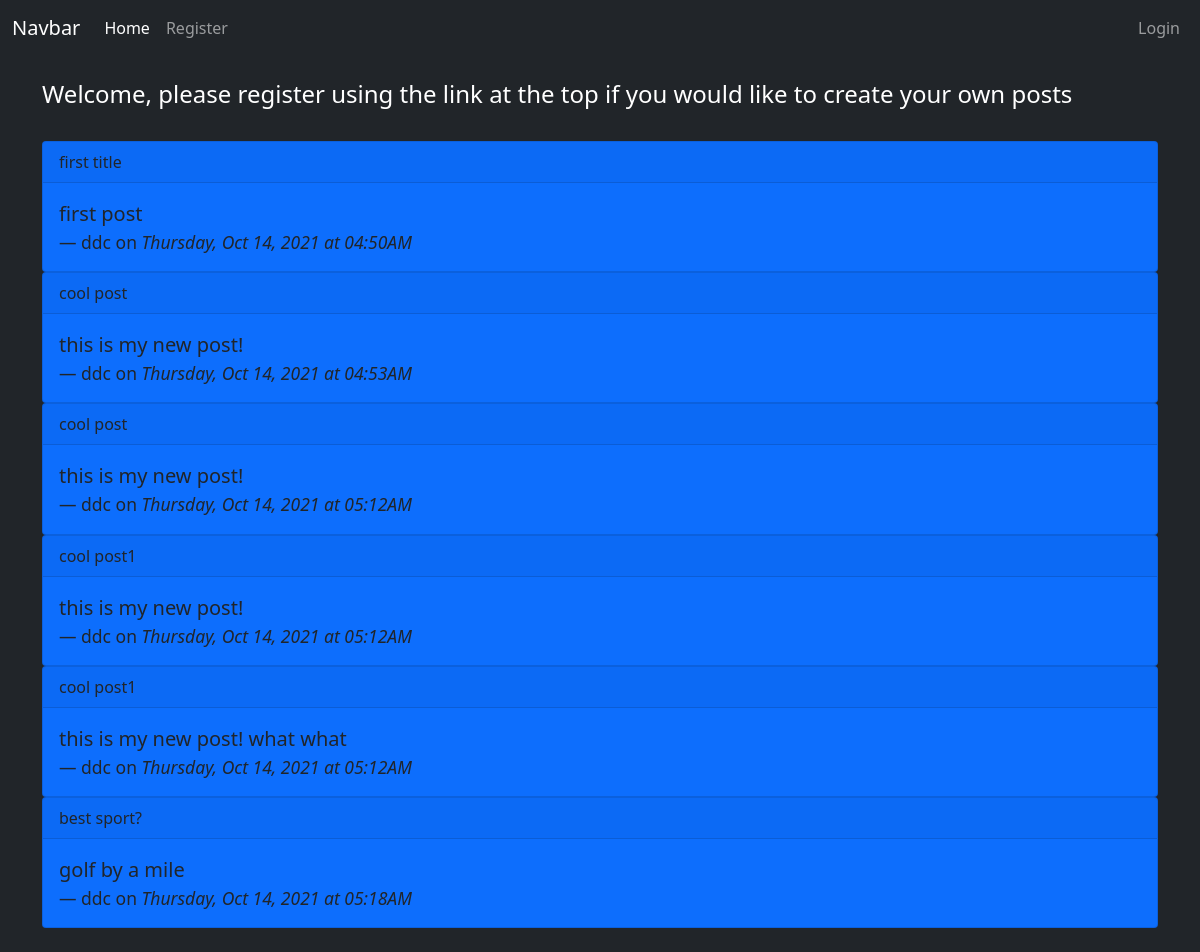
The page / on the database its author committed.
### app/models.py (models this page shows, shortened)
class Post(db.Model):
    id = db.Column(db.Integer, primary_key=True)
    title = db.Column(db.String(200))
    content = db.Column(db.String(300))
    date_created = db.Column(db.DateTime, nullable=False, default=datetime.utcnow)
    user_id = db.Column(db.Integer, db.ForeignKey('user.id'), nullable=False)

class User(db.Model, UserMixin):
    id = db.Column(db.Integer, primary_key=True)
    username = db.Column(db.String(150), nullable=False, unique=True)
    email = db.Column(db.String(150), nullable=False, unique=True)
    password = db.Column(db.String(256), nullable=False)
    post = db.relationship('Post', backref='author', lazy=True)

### app/routes.py (the view)
@app.route('/')
def index():
    title = 'Coding Temple Flask'
    posts = Post.query.all()
    return render_template('index.html', title=title, posts=posts)

### app/templates/index.html (shortened to what this page needs)
{% extends 'base.html' %}
{% block content %}
{% if current_user.is_authenticated %}
<h4>Welcome {{ current_user.username }}</h4>
{% else %}
<h4>Welcome, please register using the link at the top if you would like to create your own posts</h4>
{% endif %}
{% for p in posts %}
    <div class="card bg-primary text-dark">
        <div class="card-header">
        {{ p.title }}
        </div>
        <div class="card-body">
        <blockquote class="blockquote mb-0">
            <p>{{ p.content }}</p>
            <footer class="blockquote-footer text-dark">{{ p.author.username }} on <cite title="Source Title">
                {{ p.date_created.strftime('%A, %b %d, %Y at %I:%M%p') }}
            </cite></footer>
        </blockquote>
        </div>
    </div>
{% endfor %}
{% endblock %}

### app/templates/base.html (shortened to what this page needs)
<!DOCTYPE html>
<html lang="en">
    <head>
        <link rel="stylesheet" href="https://cdnjs.cloudflare.com/ajax/libs/twitter-bootstrap/5.1.0/css/bootstrap.min.css">
        <link rel="stylesheet" href="https://cdnjs.cloudflare.com/ajax/libs/font-awesome/5.15.4/css/all.min.css">
    </head>
    <body class='bg-dark text-white'>
        {% include 'nav.html' %}
        <div class="container">
            {% block content %}
            {% endblock %}
        </div>
    </body>
</html>

### app/templates/nav.html (shortened to what this page needs)
<nav class="navbar navbar-expand-lg navbar-dark bg-dark">
    <div class="container-fluid">
      <a class="navbar-brand" href="#">Navbar</a>
      <div class="collapse navbar-collapse" id="navbarSupportedContent">
        <ul class="navbar-nav me-auto mb-2 mb-lg-0">
          <li class="nav-item">
            <a class="nav-link active" aria-current="page" href="/">Home</a>
          </li>
          {% if current_user.is_authenticated %}
          <li class="nav-item">
            <a class="nav-link" href="/products">Products</a>
          </li>
          <li class="nav-item">
            <a class="nav-link" href="/createpost">Create Post</a>
          </li>
          {% else %}
          <li class="nav-item">
            <a class="nav-link" href="/register">Register</a>
          </li>
          {% endif %}
        </ul>
        <ul class="navbar-nav ms-auto">
          {% if current_user.is_authenticated %}
          <li class="nav-item dropdown">
            <a class="nav-link dropdown-toggle" href="#" id="navbarDropdown" role="button" data-bs-toggle="dropdown" aria-expanded="false">
              Dropdown
            </a>
            <ul class="dropdown-menu dropdown-menu-end" aria-labelledby="navbarDropdown">
              <li><a class="dropdown-item" href="#">Action</a></li>
              <li><a class="dropdown-item" href="#">Another action</a></li>
              <li><hr class="dropdown-divider"></li>
              <li><a class="dropdown-item" href="/logout">Logout</a></li>
            </ul>
          </li>
          {% else %}
          <li class="nav-item">
            <a class="nav-link" href="/login">Login</a>
          </li>
          {% endif %}
        </ul>
      </div>
    </div>
  </nav>

### rows shown on the page
Post: title "first title", content "first post", author.username "ddc", date_created "Thursday, Oct 14, 2021 at 04:50AM"
Post: title "cool post", content "this is my new post!", author.username "ddc", date_created "Thursday, Oct 14, 2021 at 04:53AM"
Post: title "cool post", content "this is my new post!", author.username "ddc", date_created "Thursday, Oct 14, 2021 at 05:12AM"
Post: title "cool post1", content "this is my new post!", author.username "ddc", date_created "Thursday, Oct 14, 2021 at 05:12AM"
Post: title "cool post1", content "this is my new post! what what", author.username "ddc", date_created "Thursday, Oct 14, 2021 at 05:12AM"
Post: title "best sport?", content "golf by a mile", author.username "ddc", date_created "Thursday, Oct 14, 2021 at 05:18AM"
